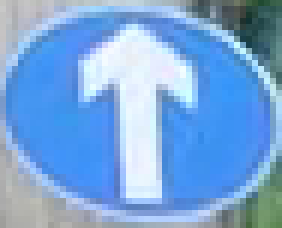
#> input picture resources/dataset/Forward/(131)_rotada.png, 47 x 38 px (shown 6 times larger); its folder holds 3 pictures in this run
$ python model.py
#> lines starting #> are read from the running program, lines starting #| are printed output that depends on the picture
import os
import cv2
import joblib
import numpy as np
from skimage.feature import hog
from sklearn.svm import LinearSVC
from sklearn.model_selection import train_test_split
from sklearn.metrics import classification_report

data = []
labels = []
dataset_path = "dataset"

for label in os.listdir(dataset_path):
    class_path = os.path.join(dataset_path, label)
    if not os.path.isdir(class_path):
        continue
    for img_name in os.listdir(class_path):
        img_path = os.path.join(class_path, img_name)
        img = cv2.imread(img_path)
#> img is the input picture: shape (38, 47, 3); mean B, G, R 217.7, 166.8, 121.3
        if img is None:
            continue
        img = cv2.resize(img, (64, 64))
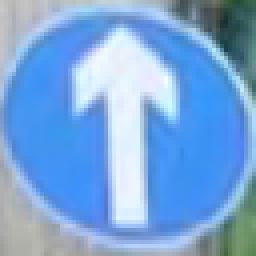
#> img: shape (64, 64, 3) (shown 4 times larger); mean B, G, R 217.6, 166.6, 121.1
        gray = cv2.cvtColor(img, cv2.COLOR_BGR2GRAY)
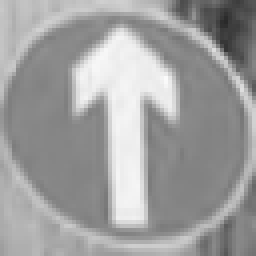
#> gray: shape (64, 64) (shown 4 times larger); min 41, max 250, mean 158.8

        features = hog(gray, orientations=9, pixels_per_cell=(8, 8),
                       cells_per_block=(2, 2), block_norm="L2-Hys",
                       transform_sqrt=True)
#> features = 1764 values, max 0.57 at index 1097, min 0 at index 118, mean 0.102

        data.append(features)
        labels.append(label)
#> pass 2 of the loop `for label in os.listdir(dataset_path):`:
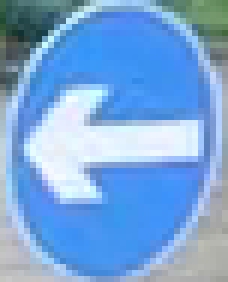
#> input picture resources/dataset/Left/(131).png, 38 x 47 px (shown 6 times larger)
#> img is the input picture: shape (47, 38, 3); mean B, G, R 217.7, 166.8, 121.3
#> `img = cv2.resize(img, (64, 64))`:
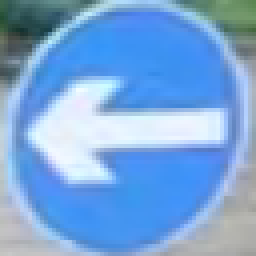
#> img: shape (64, 64, 3) (shown 4 times larger); mean B, G, R 217.6, 166.6, 121.1
#> `gray = cv2.cvtColor(img, cv2.COLOR_BGR2GRAY)`:
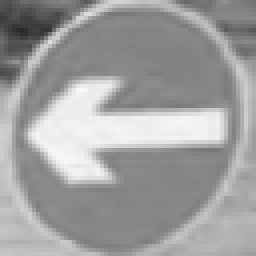
#> gray: shape (64, 64) (shown 4 times larger); min 41, max 250, mean 158.8
#> features = 1764 values, max 0.695 at index 1156, min 0 at index 50, mean 0.101

data = np.array(data)
labels = np.array(labels)

X_train, X_test, y_train, y_test = train_test_split(data, labels, test_size=0.2, random_state=42)

clf = LinearSVC(max_iter=10000)
clf.fit(X_train, y_train)

print(classification_report(y_test, clf.predict(X_test)))

joblib.dump(clf, "model.pkl")
